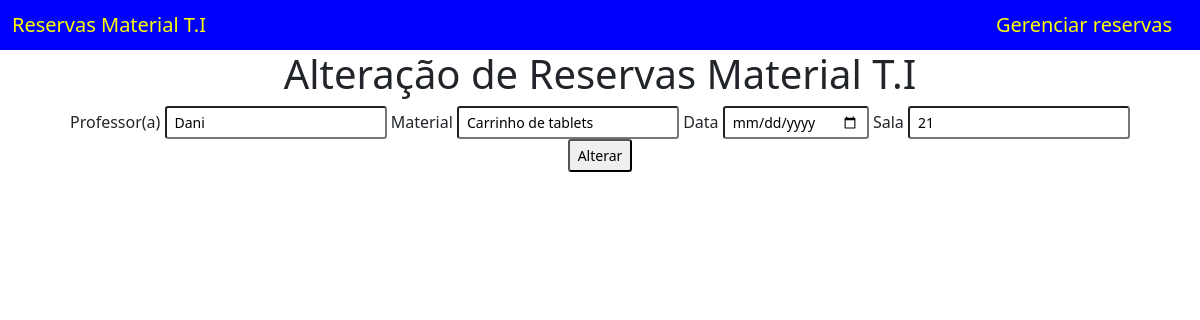
Screenshot of /editar/15 with the database file from the repository.
### app_controle_equip/models.py (models this page shows)
class Reserva(models.Model):
    id_reserva = models.AutoField(primary_key=True)
    nome = models.TextField(max_length=255)
    material = models.TextField(max_length=255)
    data = models.DateField(null=False)
    sala = models.TextField(max_length=100)

### app_controle_equip/views.py (the view)
# urls.py: path('editar/<int:id_reserva>',views.editar,name='editar'),
def editar(request, id_reserva):
    reserva = Reserva.objects.get(id_reserva=id_reserva)
    return render(request,'reservas/update.html', {"reserva": reserva})

### app_controle_equip/templates/reservas/update.html (shortened to what this page needs)
{% extends 'reservas/base.html' %}
{% block conteudo %}
<form action="{% url 'update' reserva.id_reserva %}" method="post">
    <div style="text-align: center;" class="container">
        <h1>Alteração de Reservas Material T.I</h1>
        Professor(a) <input name="nome" class="form-control-sm" type="text" value="{{reserva.nome}}">
        Material <input name="material" class="form-control-sm" type="text" value="{{reserva.material}}">
        Data <input name="data" class="form-control-sm" type="date" value="{{reserva.data}}">
        Sala <input name="sala" class="form-control-sm" type="text" value="{{reserva.sala}}">
        <button class="form-control-sm">Alterar</button>
    </div>
</form>
{% endblock %}

### rows the page displays
Reserva: nome "Dani", material "Carrinho de tablets", sala "21"
